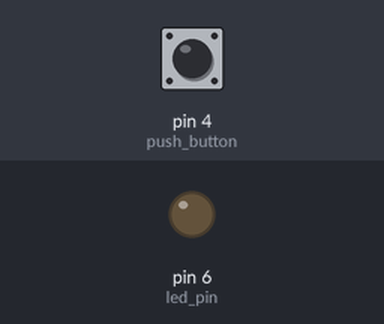
Recording of a sketch running on a simulated Arduino Uno, built with avr-gcc and run on an emulated ATmega328P. Shown: output pins drawn as LEDs (lit = HIGH). Inputs (shaded band) come from the test bench; at power-on: pin 4 (push_button) HIGH. What the sketch prints to the serial monitor is not drawn.

Above: at 1.2 s.
1.3 s: pin 4 (push_button) pulled LOW for 0.15 s
At 1.38 s:
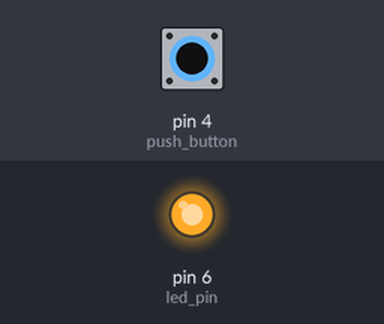
2.9 s: pin 4 (push_button) pulled LOW for 3.2 s
At 7.4 s:
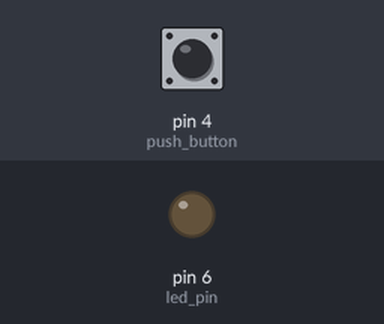
Timing chart, 0 to 8.9 s (numbered marks = the images above; inputs shaded):
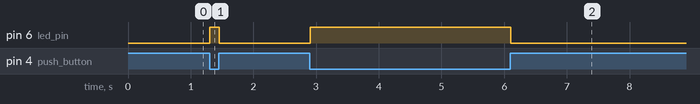

Measured:
- after the input at 1.3 s, pin 6 (led_pin): LOW → HIGH at once, → LOW 0.15 s later
- after the input at 2.9 s, pin 6 (led_pin): LOW → HIGH at once, → LOW 3.2 s later

The sketch:

Push_Button_DIY.ino
```cpp
/*
  Date: 24/10/2018
  DIY
*/

/*
  Title: Push Button Pull-up
  Description:
  This example demonstrates the use of pinMode(INPUT_PULLUP). It reads a digital
  input on pin 4 and turn a LED on when pressed.
*/

//Constants
int led_pin = 6;
int push_button = 4;

void setup() {
  Serial.begin(9600);
  //configure pin 4 as an input and enable the internal pull-up resistor
  pinMode(push_button, INPUT_PULLUP);
  pinMode(led_pin, OUTPUT);

}

void loop() {
  //read the pushbutton value into a variable
  int push_button_val = digitalRead(push_button);
  //print out the value of the pushbutton
  Serial.println(push_button_val);

  // When the push-button value is HIGH (Not pressed) will not turn the LED.
  // when it's pressed the push button value is LOW (PRESSED) and will turn the LED ON.
  if (push_button_val == HIGH) {
    digitalWrite(led_pin, LOW);
  } else {
    digitalWrite(led_pin, HIGH);
  }
}
```
